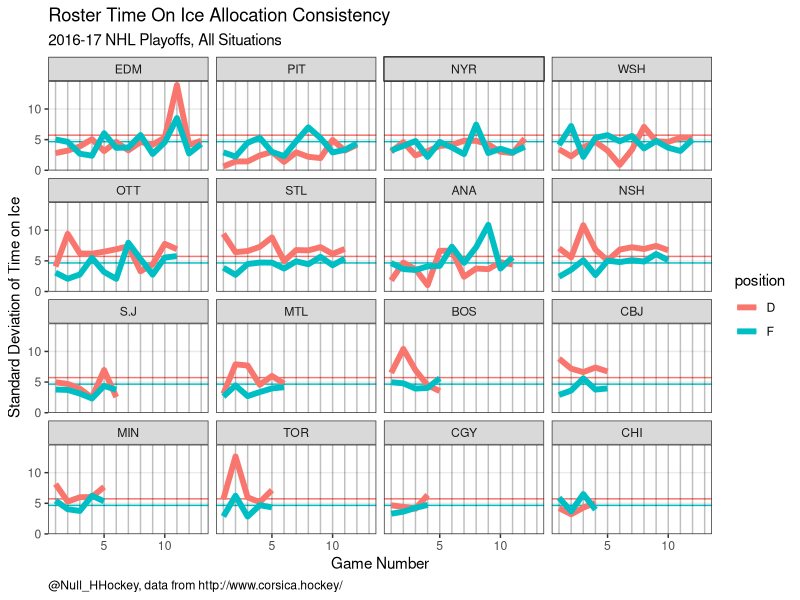
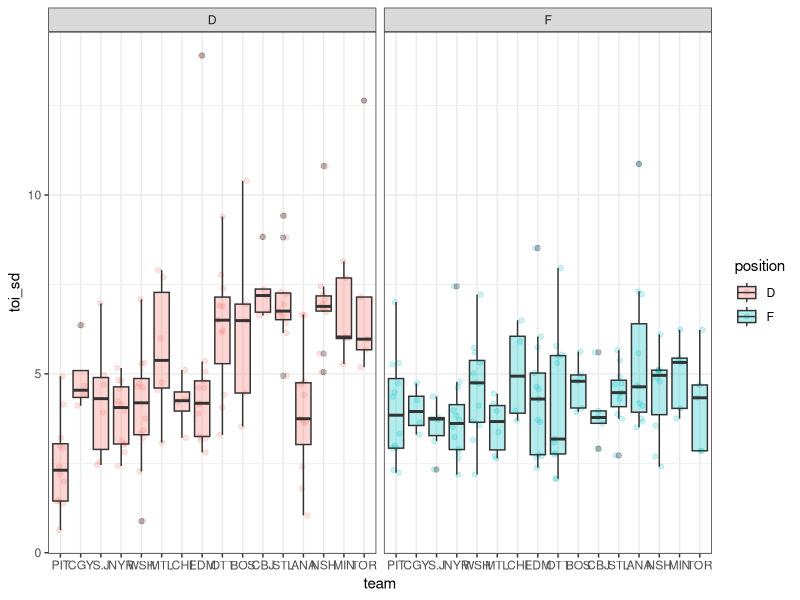
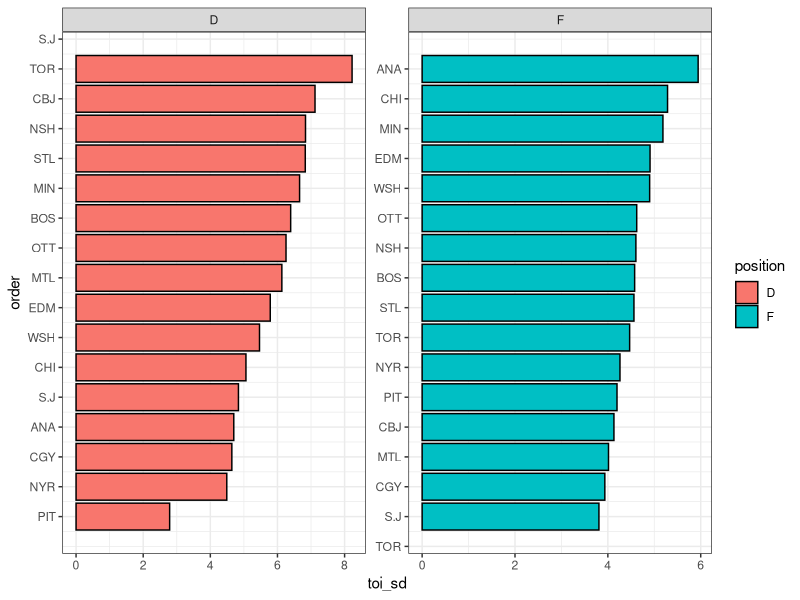
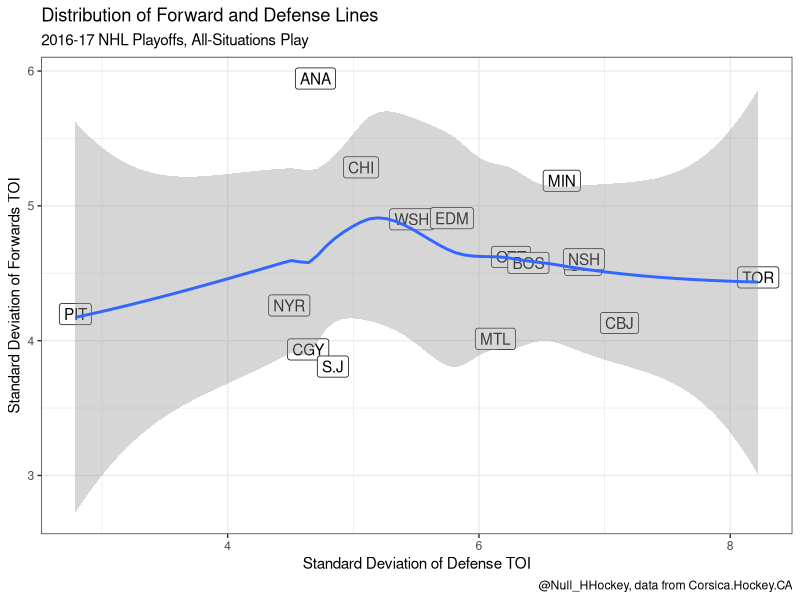

Write R code to recreate these figures, in order.
library(tidyverse)
library(viridis)

setwd("~/github folder/Random-Hockey-Charts/playoff running charts")

theme_set(theme_bw())

df_raw <- read_csv("16_17 playoffs running charts 5_12.csv")

colnames(df_raw) <- tolower(colnames(df_raw))

teams <- df_raw %>%
  group_by(team) %>% 
  mutate(team_toi_sd = sd(toi)) %>% 
  arrange(team_toi_sd) %>% 
  select(team) %>% 
  unique() %>% 
  unlist()

teams_pos <- df_raw %>%
  arrange(team, position, date) %>% 
  group_by(team) %>% 
  mutate(game_number = dense_rank(date),
         team_toi_sd = sd(toi),
         gp = max(game_number)) %>% 
  arrange(desc(gp), team_toi_sd) %>% 
  select(team) %>% 
  unique() %>% 
  unlist()


league_sd <- df_raw %>% 
  mutate(position = if_else(position == "L" | position == "C" | position ==  "R",
                            "F", "D")) %>% 
  group_by(position) %>% 
  summarize(league_toi_sd = sd(toi))

eliminated <- list(team = c("BOS",
                            "CHI",
                            "MIN",
                            "CGY",
                            "SJS",
                            "MTL",
                            "CBJ",
                            "TOR"))

df_pos <- df_raw %>% 
  mutate(team = factor(team, levels = teams_pos),
         position = if_else(position == "L" | position == "C" | position ==  "R",
                            "F", "D")) %>% 
  arrange(team, position, date) %>% 
  group_by(team) %>% 
  mutate(game_number = dense_rank(date)) %>% 
  ungroup() %>% 
  select(team, game_number, position, toi) %>% 
  group_by(team, game_number, position) %>% 
  summarize(toi_sd = sd(toi)) %>% 
  mutate(eliminated = team %in% eliminated$team) %>% 
  left_join(league_sd, by = c("position"))

line_plot_position <- df_pos %>% 
  ggplot(aes(game_number, toi_sd, color = position)) +
  geom_hline(aes(color = position, yintercept = league_toi_sd)) +
  geom_vline(xintercept = c(1:max(df_pos$game_number)), alpha = .25) +
  geom_line(size = 2) +
  facet_wrap(~team) +
  labs(title = "Roster Time On Ice Allocation Consistency",
       subtitle = "2016-17 NHL Playoffs, All Situations",
       x = "Game Number",
       y = "Standard Deviation of Time on Ice",
       caption = "@Null_HHockey, data from http://www.corsica.hockey/") +
  theme(panel.grid.minor = element_blank(),
        panel.grid.major.x = element_blank(),
        plot.caption = element_text(hjust = 0))
line_plot_position



teams_boxplot <- df_raw %>%
  group_by(team) %>% 
  summarize(team_toi_sd = sd(toi)) %>% 
  arrange(team_toi_sd) %>% 
  select(team) %>% 
  unique() %>% 
  unlist()

boxplot_position <- df_raw %>%
  mutate(team = factor(team, levels = teams_boxplot),
         position = if_else(position == "L" | position == "C" | position ==  "R",
                            "F", "D")) %>% 
  group_by(team, position, date) %>% 
  summarize(toi_sd = sd(toi))
  
team_position_boxplot <- boxplot_position %>% 
  ggplot(aes(team, toi_sd, fill = position)) +
  geom_jitter(aes(color = position), 
              alpha = .2,
              width = .2) +
  geom_boxplot(alpha = .3) +
  facet_wrap(~position)
team_position_boxplot

team_position <- df_raw %>% 
  mutate(team = factor(team, levels = teams),
         position = if_else(position == "L" | position == "C" | position ==  "R",
                            "F", "D")) %>% 
  arrange(team, position, date) %>% 
  select(team, position, toi) %>% 
  group_by(team, position) %>% 
  summarize(toi_sd = sd(toi)) %>% 
  ungroup() %>% 
  mutate(eliminated = team %in% eliminated$team) %>% 
  arrange(position, toi_sd) %>% 
  mutate(order = row_number())
  
team_bar_position_plot <- team_position %>% 
  ggplot(aes(order, toi_sd, fill = position)) +
  geom_bar(stat = "identity", color = "black") +
  scale_x_continuous(labels = team_position$team,
                     breaks = team_position$order) +
  facet_wrap(~position,
             scales = "free") +
  coord_flip()
team_bar_position_plot
?scale_x_discrete

team_scatter_position <- team_position %>% 
  select(team, position, toi_sd) %>% 
  spread(key = position,
         value = toi_sd,
         sep = "_TOI_SD_") %>% 
  ggplot(aes(position_TOI_SD_D, position_TOI_SD_F, label = team)) +
  geom_label() +
  geom_smooth() +
  #annotate(geom = "text",
  #         x = 6,
  #         y = 4.4,
  #         label = "Higher --> More Variance") +
  labs(x = "Standard Deviation of Defense TOI",
       y = "Standard Deviation of Forwards TOI",
       title = "Distribution of Forward and Defense Lines",
       subtitle = "2016-17 NHL Playoffs, All-Situations Play",
       caption = "@Null_HHockey, data from Corsica.Hockey.CA")
team_scatter_position

team_pos_date_df <- df_raw %>% 
  group_by(team, )
